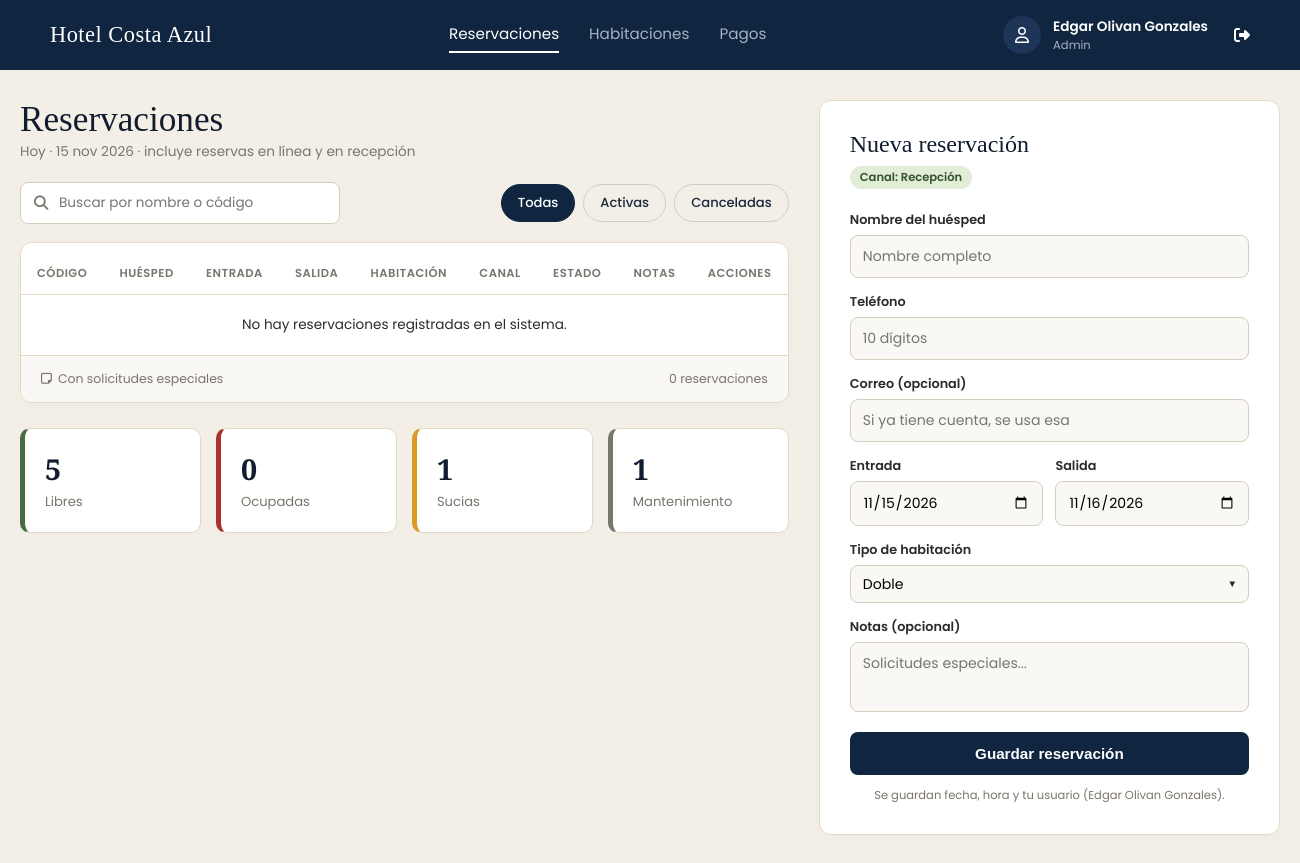
/Hotel_Recep/Recepcion/recep.php (signed in), run on an earlier commit of the app's database.
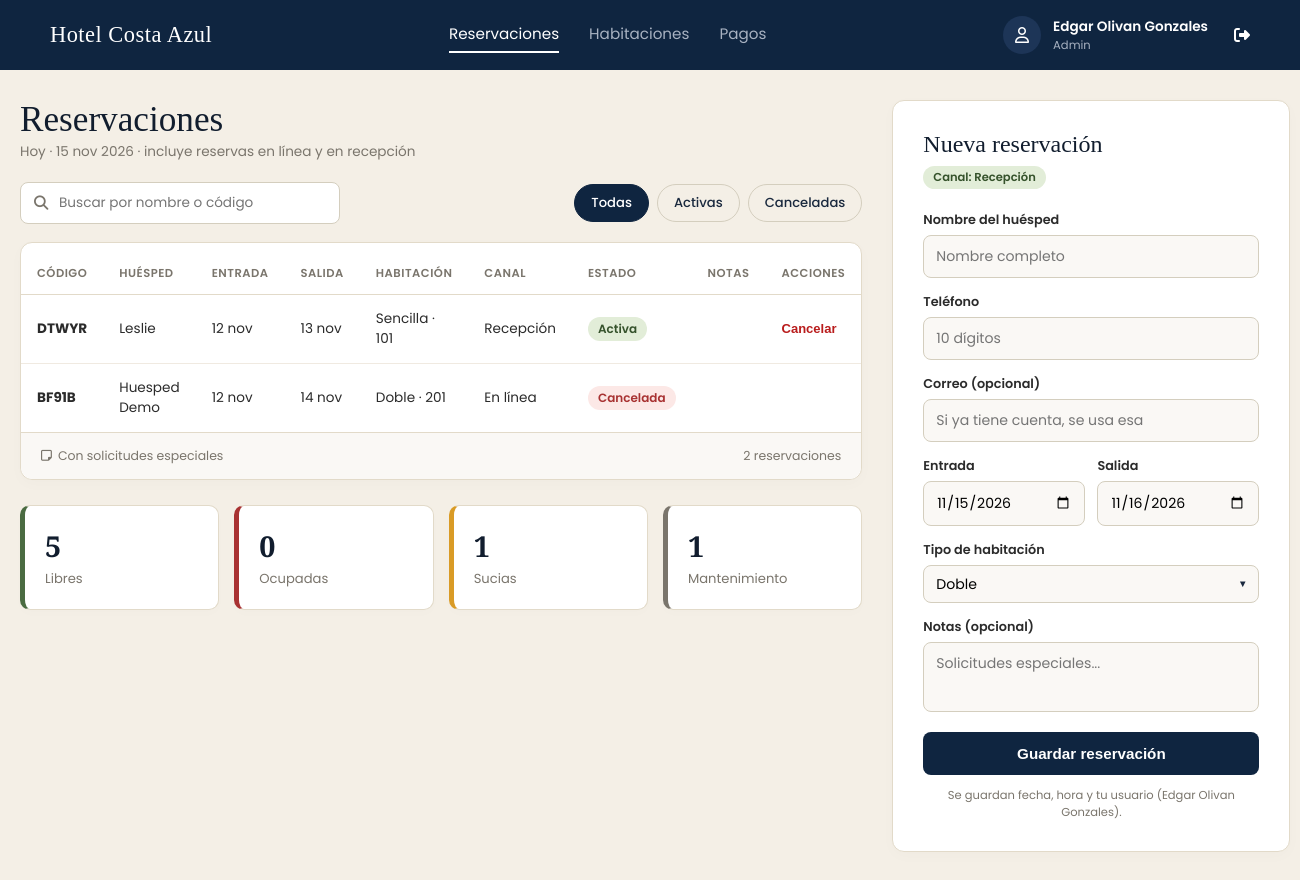
And on a later commit of the database.
### tables this page shows
CREATE TABLE `reservacion` (
  `id_reservacion` int(11) NOT NULL,
  `numero_confirmacion` varchar(5) NOT NULL,
  `fecha_entrada` date NOT NULL,
  `fecha_salida` date NOT NULL,
  `estado` varchar(20) NOT NULL DEFAULT 'Activa',
  `notas` text DEFAULT NULL,
  `fecha_registro` datetime NOT NULL DEFAULT current_timestamp(),
  `canal` varchar(20) NOT NULL,
  `id_huesped` int(11) NOT NULL,
  `id_recepcionista` int(11) DEFAULT NULL,
  `numero_habitacion` varchar(5) NOT NULL,
  `id_tarifa` int(11) NOT NULL,
  `id_politica` int(11) NOT NULL,
  `modificado_por` int(11) DEFAULT NULL,
  `fecha_modificacion` datetime DEFAULT NULL
);

CREATE TABLE `usuario` (
  `id_usuario` int(11) NOT NULL,
  `nombre` varchar(100) NOT NULL,
  `contacto` varchar(10) NOT NULL,
  `correo` varchar(80) NOT NULL,
  `password` varchar(255) NOT NULL,
  `rol` varchar(20) NOT NULL DEFAULT 'Huesped'
);

CREATE TABLE `habitacion` (
  `numero_habitacion` varchar(5) NOT NULL,
  `tipo_habitacion` varchar(30) NOT NULL,
  `estado_limpieza` varchar(20) NOT NULL,
  `disponible` tinyint(1) NOT NULL DEFAULT 1
);

### Hotel_Recep/Recepcion/recep.php (the view, shortened to what this page needs)
<?php
require_once '../../config/conexion.php';
function fecha(string $f, bool $con_anio = false): string {
    $meses = ['ene','feb','mar','abr','may','jun','jul','ago','sep','oct','nov','dic'];
    $t = strtotime($f);
    return date('d', $t) . ' ' . $meses[date('n', $t) - 1] . ($con_anio ? ' ' . date('Y', $t) : '');
}
$tipos_habitacion = $conexion->query("SELECT DISTINCT tipo_habitacion FROM habitacion ORDER BY tipo_habitacion")
                             ->fetchAll(PDO::FETCH_COLUMN);
$hoy  = date('Y-m-d');
$form = [
    'nombre_huesped'  => '',
    'telefono'        => '',
    'correo'          => '',
    'fecha_entrada'   => $hoy,
    'fecha_salida'    => date('Y-m-d', strtotime('+1 day')),
    'tipo_habitacion' => $tipos_habitacion[0] ?? 'Sencilla',
    'notas'           => '',
];
$reservaciones = $conexion->query("
    SELECT r.id_reservacion,
           r.numero_confirmacion AS codigo,
           u.nombre              AS nombre_huesped,
           r.fecha_entrada, r.fecha_salida,
           h.tipo_habitacion, r.numero_habitacion,
           r.canal, r.estado, r.notas
    FROM reservacion r
    JOIN usuario u    ON u.id_usuario = r.id_huesped
    JOIN habitacion h ON h.numero_habitacion = r.numero_habitacion
    ORDER BY r.fecha_registro DESC, r.id_reservacion DESC
    LIMIT 50
")->fetchAll(PDO::FETCH_ASSOC);
$stats = $conexion->query("
    SELECT SUM(disponible = 1 AND estado_limpieza <> 'Mantenimiento') AS libres,
           SUM(disponible = 0 AND estado_limpieza <> 'Mantenimiento') AS ocupadas,
           SUM(estado_limpieza = 'Sucia')         AS sucias,
           SUM(estado_limpieza = 'Mantenimiento') AS mantenimiento
    FROM habitacion
")->fetch(PDO::FETCH_ASSOC);
$nombre_usuario = $_SESSION['nombre'] ?? 'Recepción';
$rol_usuario    = ucfirst($_SESSION['rol'] ?? 'Recepcionista');
?>
<!DOCTYPE html>
<html lang="es">
<head>
  <link rel="stylesheet" href="https://cdnjs.cloudflare.com/ajax/libs/font-awesome/6.4.0/css/all.min.css">
  <link rel="stylesheet" href="recep.css">
</head>
<body>
  <header class="navbar">
    <div class="nav-brand">Hotel Costa Azul</div>
    <nav class="nav-links">
      <a href="recep.php" class="active">Reservaciones</a>
      <a href="../Habitaciones/hab.php">Habitaciones</a>
      <a href="../Pagos/pagos.php">Pagos</a>
    </nav>
    <div class="user-profile">
      <div class="user-avatar"><i class="fa-regular fa-user"></i></div>
      <div class="user-info">
        <span class="user-name"><?php echo htmlspecialchars($nombre_usuario); ?></span>
        <span class="user-role"><?php echo htmlspecialchars($rol_usuario); ?></span>
      </div>
      <a href="../../config/logout.php" title="Cerrar sesión" style="margin-left: 14px; color: inherit;"><i class="fa-solid fa-right-from-bracket"></i></a>
    </div>
  </header>
  <main class="main-container">
    <section class="left-column">
      <div class="header-title-area">
        <h1>Reservaciones</h1>
        <p>Hoy · <?php echo fecha($hoy, true); ?> · incluye reservas en línea y en recepción</p>
      </div>
      <div class="filter-toolbar">
        <div class="search-box">
          <i class="fa-solid fa-magnifying-glass"></i>
          <input type="text" id="searchInput" placeholder="Buscar por nombre o código" onkeyup="filtrarReservaciones()">
        </div>
        <div class="filter-pills">
          <button class="pill active" onclick="filtrarPorEstado('todas', this)">Todas</button>
          <button class="pill" onclick="filtrarPorEstado('activa', this)">Activas</button>
          <button class="pill" onclick="filtrarPorEstado('cancelada', this)">Canceladas</button>
        </div>
      </div>
      <div class="table-container">
        <table>
          <thead>
            <tr>
              <th>CÓDIGO</th>
              <th>HUÉSPED</th>
              <th>ENTRADA</th>
              <th>SALIDA</th>
              <th>HABITACIÓN</th>
              <th>CANAL</th>
              <th>ESTADO</th>
              <th>NOTAS</th>
              <th>ACCIONES</th>
            </tr>
          </thead>
          <tbody id="reservationsTableBody">
            <?php foreach ($reservaciones as $res): ?>
              <?php
                $estado_raw   = strtolower($res['estado']);
                $estado_class = ($estado_raw === 'cancelada') ? 'cancelled' : (($estado_raw === 'finalizada') ? 'finalized' : 'active');
              ?>
              <tr class="res-row" data-estado="<?php echo htmlspecialchars($estado_raw); ?>">
                <td><b><?php echo htmlspecialchars($res['codigo']); ?></b></td>
                <td class="guest-cell"><?php echo htmlspecialchars($res['nombre_huesped']); ?></td>
                <td><?php echo fecha($res['fecha_entrada']); ?></td>
                <td><?php echo fecha($res['fecha_salida']); ?></td>
                <td><?php echo htmlspecialchars($res['tipo_habitacion'] . ' · ' . $res['numero_habitacion']); ?></td>
                <td><?php echo htmlspecialchars($res['canal']); ?></td>
                <td><span class="status-badge <?php echo $estado_class; ?>"><?php echo htmlspecialchars($res['estado']); ?></span></td>
                <td>
                </td>
                <td>
                  <?php if ($estado_raw === 'activa'): ?>
                    <form method="POST" onsubmit="return confirm('¿Cancelar esta reservación?');">
                      <button type="submit" class="btn-cancel-row">Cancelar</button>
                    </form>
                  <?php endif; ?>
                </td>
              </tr>
            <?php endforeach; ?>
            <?php if (!$reservaciones): ?>
              <tr>
                <td colspan="9" style="text-align: center; padding: 20px;">No hay reservaciones registradas en el sistema.</td>
              </tr>
            <?php endif; ?>
          </tbody>
        </table>
        <div class="table-footer">
          <span class="note-legend"><i class="fa-regular fa-note-sticky"></i> Con solicitudes especiales</span>
          <span class="pagination-info"><?php echo count($reservaciones); ?> reservaciones</span>
        </div>
      </div>
      <div class="stats-grid">
        <div class="stat-card border-green">
          <span class="stat-number"><?php echo (int) $stats['libres']; ?></span>
          <span class="stat-label">Libres</span>
        </div>
        <div class="stat-card border-red">
          <span class="stat-number"><?php echo (int) $stats['ocupadas']; ?></span>
          <span class="stat-label">Ocupadas</span>
        </div>
        <div class="stat-card border-yellow">
          <span class="stat-number"><?php echo (int) $stats['sucias']; ?></span>
          <span class="stat-label">Sucias</span>
        </div>
        <div class="stat-card border-gray">
          <span class="stat-number"><?php echo (int) $stats['mantenimiento']; ?></span>
          <span class="stat-label">Mantenimiento</span>
        </div>
      </div>
    </section>
    <aside class="right-column">
      <div class="reservation-card-box">
        <div class="new-res-header">
          <h2>Nueva reservación</h2>
          <span class="channel-badge">Canal: Recepción</span>
        </div>
        <form id="newReservationForm" method="POST">
          <div class="input-group">
            <label>Nombre del huésped</label>
            <input type="text" name="nombre_huesped" maxlength="100" value="<?php echo htmlspecialchars($form['nombre_huesped']); ?>" placeholder="Nombre completo" required>
          </div>
          <div class="input-group">
            <label>Teléfono</label>
            <input type="tel" name="telefono" placeholder="10 dígitos" pattern="[0-9]{10}" maxlength="10" value="<?php echo htmlspecialchars($form['telefono']); ?>" required>
          </div>
          <div class="input-group">
            <label>Correo (opcional)</label>
            <input type="email" name="correo" maxlength="80" value="<?php echo htmlspecialchars($form['correo']); ?>" placeholder="Si ya tiene cuenta, se usa esa">
          </div>
          <div class="form-row">
            <div class="input-group">
              <label>Entrada</label>
              <input type="date" name="fecha_entrada" min="<?php echo $hoy; ?>" value="<?php echo htmlspecialchars($form['fecha_entrada']); ?>" required>
            </div>
            <div class="input-group">
              <label>Salida</label>
              <input type="date" name="fecha_salida" min="<?php echo $hoy; ?>" value="<?php echo htmlspecialchars($form['fecha_salida']); ?>" required>
            </div>
          </div>
          <div class="input-group">
            <label>Tipo de habitación</label>
            <div class="select-wrapper">
              <select name="tipo_habitacion" required>
                <?php foreach ($tipos_habitacion as $tipo): ?>
                  <option value="<?php echo htmlspecialchars($tipo); ?>" <?php echo $tipo === $form['tipo_habitacion'] ? 'selected' : ''; ?>><?php echo htmlspecialchars($tipo); ?></option>
                <?php endforeach; ?>
              </select>
            </div>
          </div>
          <div class="input-group">
            <label>Notas (opcional)</label>
            <textarea name="notas" placeholder="Solicitudes especiales..."><?php echo htmlspecialchars($form['notas']); ?></textarea>
          </div>
          <button type="submit" class="btn-save-reservation">Guardar reservación</button>
          <p class="system-timestamp">Se guardan fecha, hora y tu usuario (<?php echo htmlspecialchars($nombre_usuario); ?>).</p>
        </form>
      </div>
    </aside>
  </main>
</body>
</html>

What changed in the data, as far as the page shows it:
added reservacion: numero_confirmacion "DTWYR", id_huesped.nombre "Leslie", fecha_entrada "12 nov", fecha_salida "13 nov", numero_habitacion.tipo_habitacion "Sencilla · 101", canal "Recepción", estado "Activa"
added reservacion: numero_confirmacion "BF91B", id_huesped.nombre "Huesped Demo", fecha_entrada "12 nov", fecha_salida "14 nov", numero_habitacion.tipo_habitacion "Doble · 201", canal "En línea", estado "Cancelada"
Also different on the page:
count($reservaciones): "0" → "2"
text no longer shown: "No hay reservaciones registradas en el sistema."
